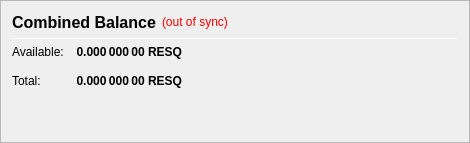
                   <widget class="QFrame" name="frame_CombinedBalances">
                    <property name="minimumSize">
                     <size>
                      <width>470</width>
                      <height>0</height>
                     </size>
                    </property>
                    <property name="frameShape">
                     <enum>QFrame::StyledPanel</enum>
                    </property>
                    <property name="frameShadow">
                     <enum>QFrame::Raised</enum>
                    </property>
                    <layout class="QVBoxLayout" name="verticalLayout_5">
                     <item>
                      <layout class="QHBoxLayout" name="horizontalLayout_5" stretch="0,0,0">
                       <item>
                        <widget class="QLabel" name="label_5z">
                         <property name="minimumSize">
                          <size>
                           <width>0</width>
                           <height>20</height>
                          </size>
                         </property>
                         <property name="font">
                          <font>
                           <pointsize>12</pointsize>
                           <weight>75</weight>
                           <bold>true</bold>
                          </font>
                         </property>
                         <property name="toolTip">
                          <string>Combined Balance (including unconfirmed and immature coins)</string>
                         </property>
                         <property name="text">
                          <string>Combined Balance</string>
                         </property>
                        </widget>
                       </item>
                       <item>
                        <widget class="QLabel" name="labelWalletStatus">
                         <property name="cursor">
                          <cursorShape>WhatsThisCursor</cursorShape>
                         </property>
                         <property name="toolTip">
                          <string>The displayed information may be out of date. Your wallet automatically synchronizes with the RESQ network after a connection is established, but this process has not completed yet.</string>
                         </property>
                         <property name="styleSheet">
                          <string notr="true">QLabel { color: red; }</string>
                         </property>
                         <property name="text">
                          <string notr="true">(out of sync)</string>
                         </property>
                         <property name="alignment">
                          <set>Qt::AlignLeading|Qt::AlignLeft|Qt::AlignVCenter</set>
                         </property>
                        </widget>
                       </item>
                       <item>
                        <spacer name="horizontalSpacer_1">
                         <property name="orientation">
                          <enum>Qt::Horizontal</enum>
                         </property>
                         <property name="sizeHint" stdset="0">
                          <size>
                           <width>40</width>
                           <height>20</height>
                          </size>
                         </property>
                        </spacer>
                       </item>
                      </layout>
                     </item>
                     <item>
                      <widget class="Line" name="line_CombinedBalance">
                       <property name="minimumSize">
                        <size>
                         <width>0</width>
                         <height>1</height>
                        </size>
                       </property>
                       <property name="maximumSize">
                        <size>
                         <width>16777215</width>
                         <height>1</height>
                        </size>
                       </property>
                       <property name="orientation">
                        <enum>Qt::Horizontal</enum>
                       </property>
                      </widget>
                     </item>
                     <item>
                      <layout class="QGridLayout" name="gridLayout_3">
                       <property name="spacing">
                        <number>12</number>
                       </property>
                       <item row="1" column="0">
                        <widget class="QLabel" name="labelBalanceTextz">
                         <property name="text">
                          <string>Available:</string>
                         </property>
                        </widget>
                       </item>
                       <item row="1" column="1">
                        <widget class="QLabel" name="labelBalancez">
                         <property name="font">
                          <font>
                           <weight>75</weight>
                           <bold>true</bold>
                          </font>
                         </property>
                         <property name="cursor">
                          <cursorShape>IBeamCursor</cursorShape>
                         </property>
                         <property name="toolTip">
                          <string>Your current spendable balance</string>
                         </property>
                         <property name="text">
                          <string notr="true">0.000 000 00 RESQ</string>
                         </property>
                         <property name="alignment">
                          <set>Qt::AlignRight|Qt::AlignTrailing|Qt::AlignVCenter</set>
                         </property>
                         <property name="textInteractionFlags">
                          <set>Qt::LinksAccessibleByMouse|Qt::TextSelectableByKeyboard|Qt::TextSelectableByMouse</set>
                         </property>
                        </widget>
                       </item>
                       <item row="2" column="0">
                        <widget class="QLabel" name="labelTotalTextz">
                         <property name="text">
                          <string>Total:</string>
                         </property>
                        </widget>
                       </item>
                       <item row="2" column="1">
                        <widget class="QLabel" name="labelTotalz">
                         <property name="font">
                          <font>
                           <weight>75</weight>
                           <bold>true</bold>
                          </font>
                         </property>
                         <property name="cursor">
                          <cursorShape>IBeamCursor</cursorShape>
                         </property>
                         <property name="toolTip">
                          <string>Total Balance, including all unavailable coins.</string>
                         </property>
                         <property name="text">
                          <string notr="true">0.000 000 00 RESQ</string>
                         </property>
                         <property name="alignment">
                          <set>Qt::AlignRight|Qt::AlignTrailing|Qt::AlignVCenter</set>
                         </property>
                         <property name="textInteractionFlags">
                          <set>Qt::LinksAccessibleByMouse|Qt::TextSelectableByKeyboard|Qt::TextSelectableByMouse</set>
                         </property>
                        </widget>
                       </item>
                       <item row="2" column="3">
                        <spacer name="horizontalSpacer_2">
                         <property name="orientation">
                          <enum>Qt::Horizontal</enum>
                         </property>
                         <property name="sizeHint" stdset="0">
                          <size>
                           <width>40</width>
                           <height>20</height>
                          </size>
                         </property>
                        </spacer>
                       </item>
                      </layout>
                     </item>
                     <item>
                      <spacer name="verticalSpacer_1">
                       <property name="orientation">
                        <enum>Qt::Vertical</enum>
                       </property>
                       <property name="sizeHint" stdset="0">
                        <size>
                         <width>20</width>
                         <height>40</height>
                        </size>
                       </property>
                      </spacer>
                     </item>
                    </layout>
                   </widget>
